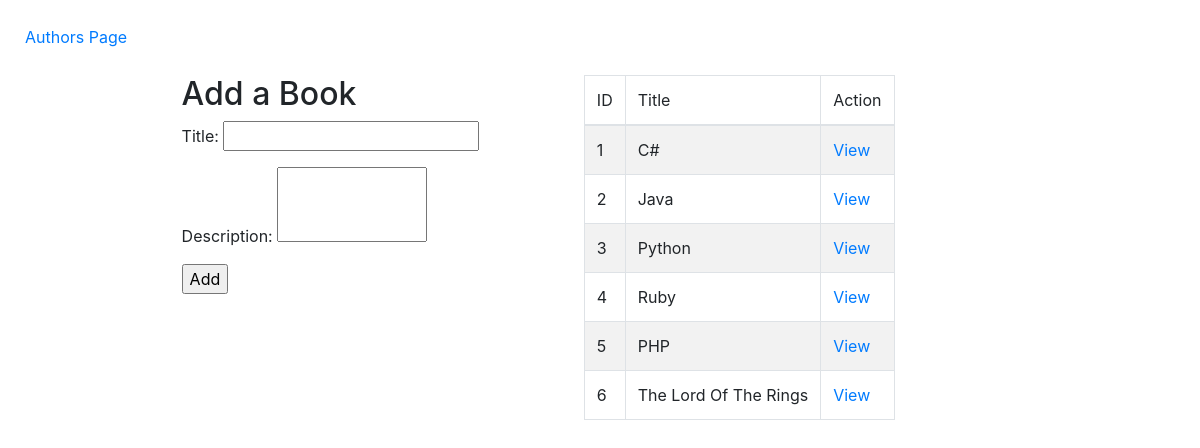
Before: / with the older database file.
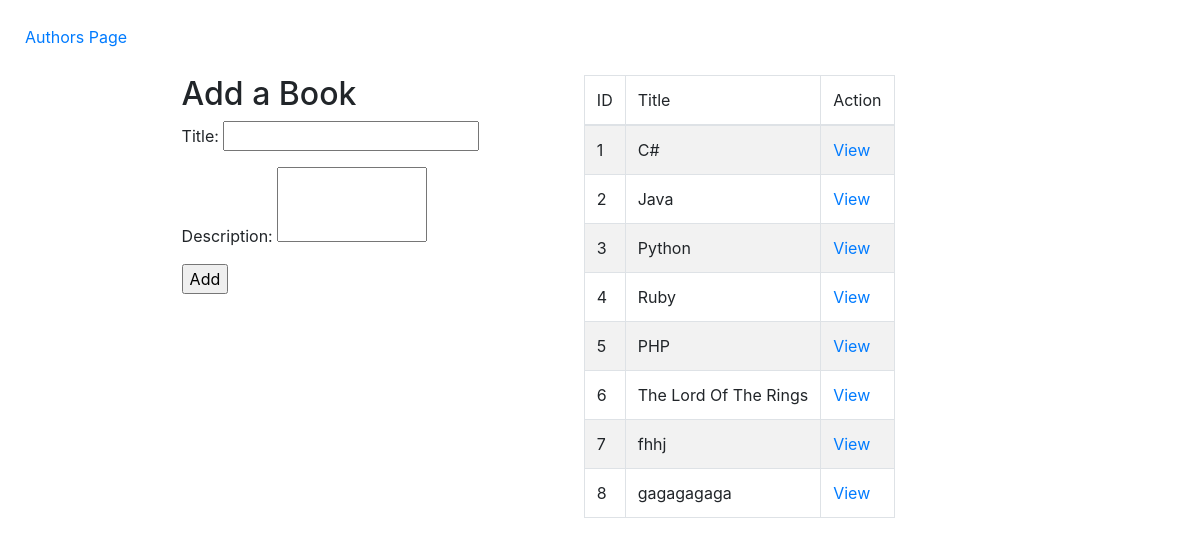
After: the same page with the newer database file.
### books_authors_app/models.py (models this page shows)
class Book(models.Model):
    title = models.CharField(max_length=255)
    created_at = models.DateTimeField(auto_now_add=True)
    updated_at = models.DateTimeField(auto_now=True)

### books_authors_app/views.py (the view)
# urls.py: path('', books),
def books(request):
    data = {
        "all_books": Book.objects.all()
    }
    return render(request, "books.html", data)

### books_authors_app/templates/books.html (shortened to what this page needs)
<!DOCTYPE html>
<html>
  <head>
    <link
      rel="stylesheet"
      href="https://stackpath.bootstrapcdn.com/bootstrap/4.2.1/css/bootstrap.min.css"
    />
  </head>
  <body>
    <a href="/authors">Authors Page</a>
    <div>
      <h2>Add a Book</h2>
      <form action="/add_book" method="post">
        <p>Title: <input type="text" name="title" /></p>
        <p>Description: <textarea name="notes"></textarea></p>
        <input type="submit" value="Add" />
      </form>
    </div>
    <div>
      <table class="table table-striped table-bordered">
        <thead class="thead-light">
          <tr>
            <td>ID</td>
            <td>Title</td>
            <td>Action</td>
          </tr>
        </thead>
        <tbody>
          {% for book in all_books %}
          <tr>
            <td>{{ book.id }}</td>
            <td>{{ book.title }}</td>
            <td><a href="/books/{{ book.id }}">View</a></td>
          </tr>
          {% endfor %}
        </tbody>
      </table>
    </div>
  </body>
</html>

### books_authors_app/templates/books.html (style rules this page uses)
body { padding: 25px; }
div { margin: 50px; display: inline-block; vertical-align: top; }
textarea { height: 75px; width: 150px; resize: none; }

Changed rows visible on the page:
added Book: id "7", title "fhhj"
added Book: id "8", title "gagagagaga"
